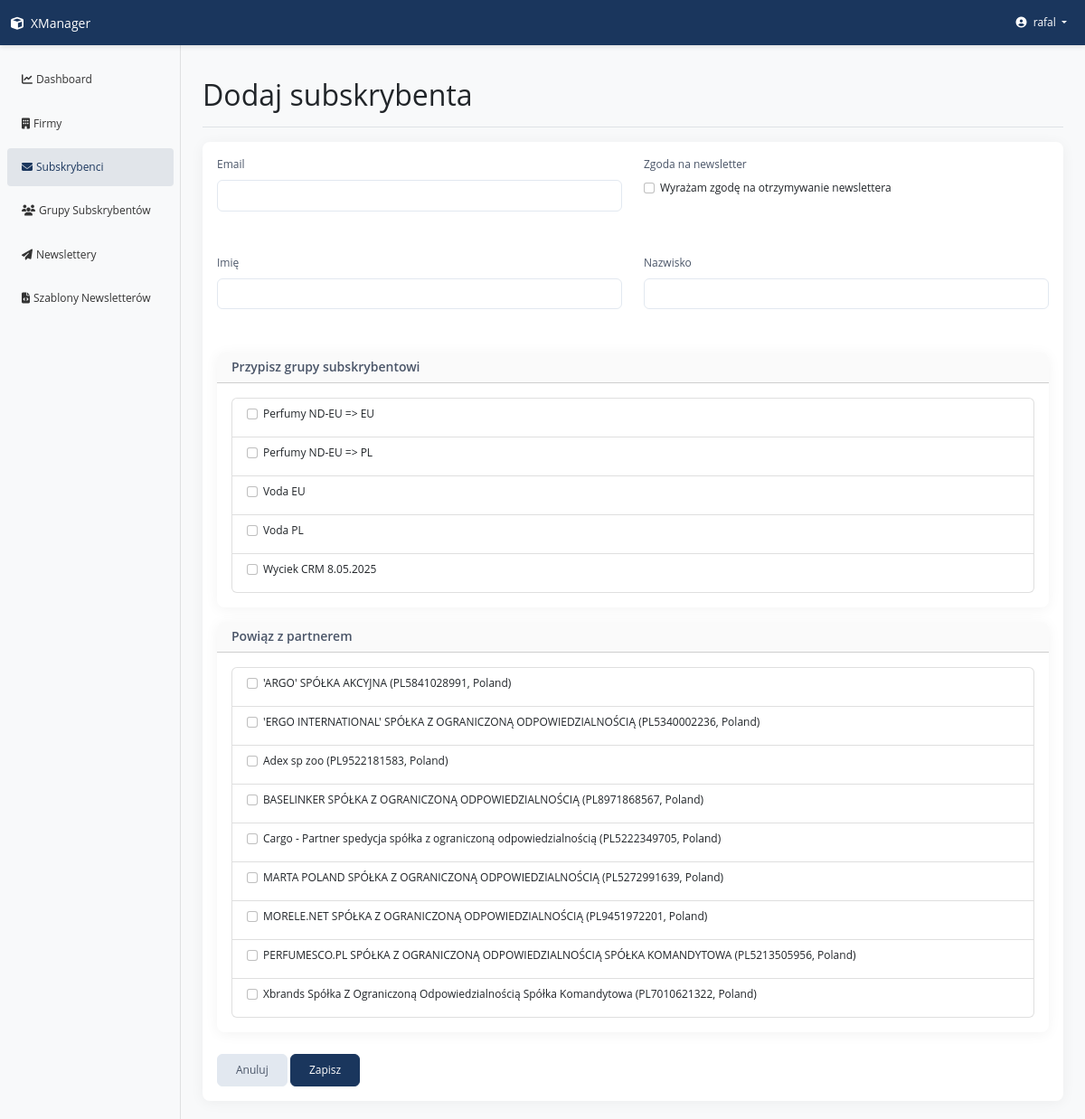
The page /subscribers/create-form/ (signed in) on the database its author committed.
### apps/subscriber/models.py (models this page shows, shortened)
class SubscriberGroup(CoreModel):
    group_name = models.CharField(max_length=100, verbose_name='Group name')
    class Meta:
        verbose_name = ('Subscriber Group')
        verbose_name_plural = ('Subscriber Groups')

### apps/partner/models.py (models this page shows, shortened)
class Partner(CoreModel):
    country = CountryField(
        verbose_name=('Kraj'),
        help_text=(
            'Choose country, to specify a method of VAT number verification')
    )
    vat_number = models.CharField(
        max_length=20,
        verbose_name=('VAT number'),
        help_text=('Enter VAT number without country prefix')
    )
    name = models.CharField(
        max_length=100,
        verbose_name='Company name',
        blank=True,
        editable=True
    )
    name_verified = models.BooleanField(
        default=False,
        verbose_name=('Verified Name'),
        editable=True
    )
    city = models.CharField(
        max_length=100,
        verbose_name=('City'),
        blank=True,
        editable=True
    )
    street_name = models.CharField(
        max_length=100,
        verbose_name=('Street'),
        blank=True,
        editable=True
    )
    building_number = models.CharField(
        max_length=100,
        verbose_name=('Building number'),
        blank=True,
        editable=True
    )
    apartment_number = models.CharField(
        max_length=10,
        verbose_name=('Apartment number'),
        blank=True,
        null=True,
        editable=True
    )
    postal_code = models.CharField(
        max_length=10,
        verbose_name=('Postal code'),
        blank=True,
        editable=True
    )
    phone_number = models.CharField(
        validators=[phone_number_validator],
        verbose_name=('Phone number'),
        blank=True
    )
    additional_info = models.CharField(
        max_length=200,
        null=True,
        blank=True,
        verbose_name=('Additional information')
    )
    is_verified = models.BooleanField(
        default=False,
        verbose_name=('Verified'),
        editable=False
    )
    verification_date = models.DateTimeField(
        null=True,
        blank=True,
        verbose_name=('Verification date'),
        editable=False
    )
    verification_id = models.CharField(
        max_length=100,
        null=True,
        blank=True,
        verbose_name=('Verification ID'),
        help_text=('Unique query ID from government verification API system'),
        editable=False
    )
    subscriber = models.ManyToManyField(
        'subscriber.Subscriber',
        through='PartnerEmail',
        related_name='partnered_with',
        verbose_name=('Email contacts'),
        help_text=('Max 10 email addresses')
    )
    def get_full_vat_number(self):
        return f"{self.country.code}{self.vat_number}"
    class Meta:
        verbose_name = ('Partner')
        verbose_name_plural = ('Partners')
        unique_together = [('country', 'vat_number')]

### apps/subscriber/views.py (the view, shortened to what this page needs)
# urls.py: path('create-form/', views.SubscriberCreateFormView.as_view(),
class SubscriberCreateFormView(LoginRequiredMixin, TemplateView):
    template_name = 'subscriber/subscriber_create_form.html'
    def get_context_data(self, **kwargs):
        context = super().get_context_data(**kwargs)
        context['all_partners'] = Partner.objects.all().order_by(
            'name')[:50]  # Ograniczamy do 50 dla wydajności
        context['subscriber_groups'] = SubscriberGroup.objects.all().order_by('group_name')[
            :50]
        partner_search = self.request.GET.get('partner_search', '')
        return context

### templates/subscriber/subscriber_create_form.html (shortened to what this page needs)
{% extends "base.html" %}
{% block page_title %}Dodaj subskrybenta{% endblock %}
{% block content %}
<div class="card">
    <div class="card-body">
        <form method="post" action="{% url 'subscribers:subscriber_create' %}">
            <div class="row mb-3">
                <div class="col-md-6">
                    <div class="mb-3">
                        <label for="id_email" class="form-label">Email</label>
                        <input type="email" class="form-control" name="email" id="id_email" required value="{{ form.email.value|default:'' }}">
                    </div>
                </div>
                <div class="col-md-6">
                    <div class="mb-3">
                        <label for="id_newsletter_consent" class="form-label">Zgoda na newsletter</label>
                        <div class="form-check">
                            <input class="form-check-input" type="checkbox" name="newsletter_consent" id="id_newsletter_consent" {% if form.newsletter_consent.value %}checked{% endif %}>
                            <label class="form-check-label" for="id_newsletter_consent">
                                Wyrażam zgodę na otrzymywanie newslettera
                            </label>
                        </div>
                    </div>
                </div>
            </div>
            <div class="row mb-3">
                <div class="col-md-6">
                    <div class="mb-3">
                        <label for="id_first_name" class="form-label">Imię</label>
                        <input type="text" class="form-control" name="first_name" id="id_first_name" value="{{ form.first_name.value|default:'' }}">
                    </div>
                </div>
                <div class="col-md-6">
                    <div class="mb-3">
                        <label for="id_last_name" class="form-label">Nazwisko</label>
                        <input type="text" class="form-control" name="last_name" id="id_last_name" value="{{ form.last_name.value|default:'' }}">
                    </div>
                </div>
            </div>
            <div class="card mb-3">
                <div class="card-header">
                    <h5 class="card-title mb-0">Przypisz grupy subskrybentowi</h5>
                </div>
                <div class="card-body">
                    <div class="list-group">
                        {% if request.GET.group_search %}
                            {% for group in filtered_groups %}
                                <div class="list-group-item">
                                    <div class="form-check">
                                        <input type="checkbox" name="group_ids" value="{{ group.id }}"
                                            class="form-check-input" id="group_{{ group.id }}"
                                            {% if group.id in selected_groups %}checked{% endif %}>
                                        <label class="form-check-label" for="group_{{ group.id }}">
                                            {{ group.group_name }}
                                        </label>
                                    </div>
                                </div>
                            {% empty %}
                                <div class="list-group-item text-muted">Brak wyników dla "{{ request.GET.group_search }}"</div>
                            {% endfor %}
                        {% else %}
                            {% for group in subscriber_groups %}
                                <div class="list-group-item">
                                    <div class="form-check">
                                        <input type="checkbox" name="group_ids" value="{{ group.id }}"
                                            class="form-check-input" id="group_{{ group.id }}"
                                            {% if group.id in selected_groups %}checked{% endif %}>
                                        <label class="form-check-label" for="group_{{ group.id }}">
                                            {{ group.group_name }}
                                        </label>
                                    </div>
                                </div>
                            {% endfor %}
                        {% endif %}
                    </div>
                </div>
            </div>
            <div class="card mb-3">
                <div class="card-header">
                    <h5 class="card-title mb-0">Powiąz z partnerem</h5>
                </div>
                <div class="card-body">
                    <div class="list-group">
                        {% if request.GET.partner_search %}
                            {% for partner in filtered_partners %}
                                <div class="list-group-item">
                                    <div class="form-check">
                                        <input type="checkbox" name="partner_ids" value="{{ partner.id }}"
                                            class="form-check-input" id="partner_{{ partner.id }}"
                                            {% if partner.id in selected_partners %}checked{% endif %}>
                                        <label class="form-check-label" for="partner_{{ partner.id }}">
                                            {{ partner.name }}
                                            ({{ partner.get_full_vat_number }}, {{ partner.country.name }})
                                        </label>
                                    </div>
                                </div>
                            {% empty %}
                                <div class="list-group-item text-muted">Brak wyników dla "{{ request.GET.partner_search }}"</div>
                            {% endfor %}
                        {% else %}
                            {% for partner in all_partners %}
                                <div class="list-group-item">
                                    <div class="form-check">
                                        <input type="checkbox" name="partner_ids" value="{{ partner.id }}"
                                            class="form-check-input" id="partner_{{ partner.id }}"
                                            {% if partner.id in selected_partners %}checked{% endif %}>
                                        <label class="form-check-label" for="partner_{{ partner.id }}">
                                            {{ partner.name }}
                                            ({{ partner.get_full_vat_number }}, {{ partner.country.name }})
                                        </label>
                                    </div>
                                </div>
                            {% endfor %}
                        {% endif %}
                    </div>
                </div>
            </div>
            <div class="mt-4">
                <a href="{% url 'subscribers:subscriber_list' %}" class="btn btn-secondary">Anuluj</a>
                <button type="submit" class="btn btn-primary">Zapisz</button>
            </div>
        </form>
    </div>
</div>
{% endblock %}

### templates/navbar.html (shortened to what this page needs)
    <nav class="navbar navbar-expand-lg navbar-dark bg-primary sticky-top">
        <div class="container-fluid">
            <a class="navbar-brand" href="{% url 'home' %}">
                <i class="fas fa-cube me-2"></i>XManager
            </a>
            <div class="collapse navbar-collapse" id="navbarNav">
                <ul class="navbar-nav">
                    <li class="nav-item dropdown">
                        <a class="nav-link dropdown-toggle" href="#" id="userDropdown" role="button" data-bs-toggle="dropdown" aria-expanded="false">
                            <i class="fas fa-user-circle me-1"></i> {{ request.user.username }}
                        </a>
                    </li>
                </ul>
            </div>
        </div>
    </nav>

### static/css/style.css (style rules this page uses)
body { font-family: 'Open Sans', -apple-system, BlinkMacSystemFont, 'Segoe UI', Roboto, 'Helvetica Neue', Arial, sans-serif; background-color: #f8f9fa; font-size: 12px !important; }
.navbar { box-shadow: 0 2px 5px rgba(0, 0, 0, 0.1); z-index: 1030; background-color: #1a365d !important; }
.navbar .navbar-brand, .navbar .nav-link { color: #ffffff; font-size: 12px !important; }
.navbar .navbar-brand { font-size: 14px !important; }
.card { border-radius: 8px; box-shadow: 0 2px 15px rgba(0, 0, 0, 0.05); border: none; margin-bottom: 20px; }
.card-header { background-color: rgba(0, 0, 0, 0.02); border-radius: 8px 8px 0 0 !important; font-size: 12px !important; }
.card-title, .card-header h6, .card-header h5, .card-header h4, .card-header h3, .card-header h2, .card-header h1 { font-size: 14px !important; font-weight: 600 !important; color: #4a5568; margin-bottom: 0.75rem; }
.form-label { font-size: 12px !important; font-weight: 500; color: #4a5568; margin-bottom: 0.5rem; }
.form-check-label { font-size: 12px !important; }
.form-control, .form-select, .input-group-text, .form-control-sm, .form-select-sm, .input-group-sm>.form-control, .input-group-sm>.input-group-text, .input-group-sm>.btn { font-size: 11px !important; padding: 0.5rem 0.75rem; border-color: #e2e8f0; border-radius: 6px; }
.form-check-input[type="radio"]+.form-check-label, .form-check-input[type="checkbox"]+.form-check-label { font-size: 12px !important; }
.btn { font-weight: 500; padding: 0.5rem 1.25rem; border-radius: 6px; font-size: 12px !important; }
.btn-primary { background-color: #1a365d; border-color: #1a365d; }
.btn-secondary { background-color: #e2e8f0; border-color: #e2e8f0; color: #4a5568; }
.row>div { margin-bottom: 1rem; }

### rows shown on the page
SubscriberGroup: group_name "Perfumy ND-EU => EU"
SubscriberGroup: group_name "Perfumy ND-EU => PL"
SubscriberGroup: group_name "Voda EU"
SubscriberGroup: group_name "Voda PL"
SubscriberGroup: group_name "Wyciek CRM 8.05.2025"
Partner: name "'ARGO' SPÓŁKA AKCYJNA", get_full_vat_number "PL5841028991", country.name "Poland"
Partner: name "'ERGO INTERNATIONAL' SPÓŁKA Z OGRANICZONĄ ODPOWIEDZIALNOŚCIĄ", get_full_vat_number "PL5340002236", country.name "Poland"
Partner: name "Adex sp zoo", get_full_vat_number "PL9522181583", country.name "Poland"
Partner: name "BASELINKER SPÓŁKA Z OGRANICZONĄ ODPOWIEDZIALNOŚCIĄ", get_full_vat_number "PL8971868567", country.name "Poland"
Partner: name "Cargo - Partner spedycja spółka z ograniczoną odpowiedzialnością", get_full_vat_number "PL5222349705", country.name "Poland"
Partner: name "MARTA POLAND SPÓŁKA Z OGRANICZONĄ ODPOWIEDZIALNOŚCIĄ", get_full_vat_number "PL5272991639", country.name "Poland"
Partner: name "MORELE.NET SPÓŁKA Z OGRANICZONĄ ODPOWIEDZIALNOŚCIĄ", get_full_vat_number "PL9451972201", country.name "Poland"
Partner: name "PERFUMESCO.PL SPÓŁKA Z OGRANICZONĄ ODPOWIEDZIALNOŚCIĄ SPÓŁKA KOMANDYTOWA", get_full_vat_number "PL5213505956", country.name "Poland"
Partner: name "Xbrands Spółka Z Ograniczoną Odpowiedzialnością Spółka Komandytowa", get_full_vat_number "PL7010621322", country.name "Poland"

### other values the page prints
{{ request.user.username }} "rafal"
